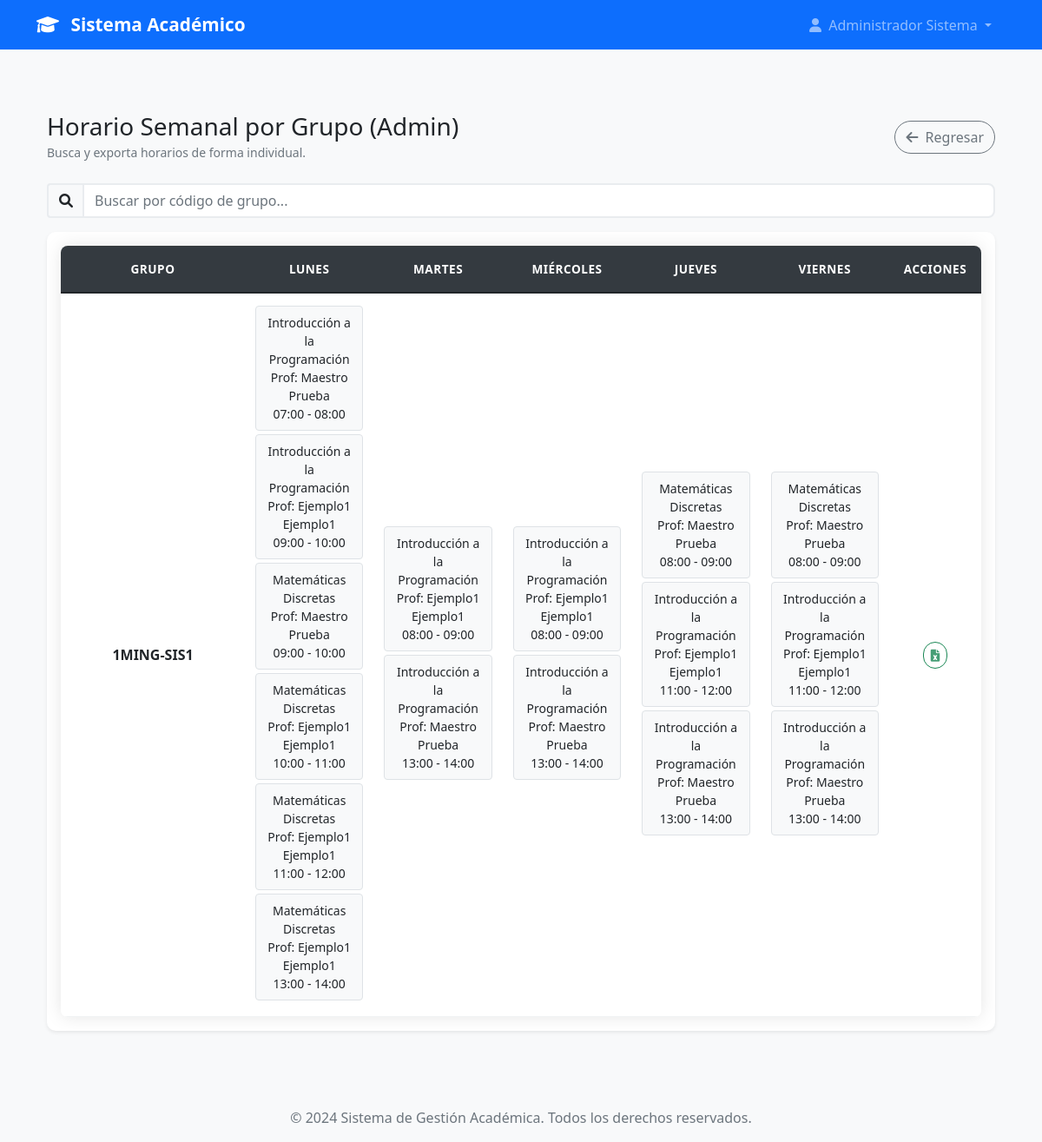
The page /admin/horarios/grupos (signed in) on the database its author committed.
### models.py (models this page shows, shortened)
class User(UserMixin, db.Model):
    id = db.Column(db.Integer, primary_key=True)
    username = db.Column(db.String(80), unique=True, nullable=False)
    email = db.Column(db.String(120), unique=True, nullable=False)
    password_hash = db.Column(db.String(120), nullable=False)
    nombre = db.Column(db.String(100), nullable=False)
    apellido = db.Column(db.String(100), nullable=False)
    telefono = db.Column(db.String(20))
    imagen_perfil = db.Column(db.String(200))  # Ruta de la imagen de perfil
    rol = db.Column(db.String(20), nullable=False)
    tipo_profesor = db.Column(db.String(20))
    carreras = db.relationship('Carrera', secondary=user_carreras, backref=db.backref('usuarios', lazy=True))
    materias = db.relationship('Materia', secondary='profesor_materias', backref=db.backref('profesores', lazy=True))
    carrera_id = db.Column(db.Integer, db.ForeignKey('carrera.id'))
    carrera = db.relationship('Carrera', foreign_keys=[carrera_id], backref=db.backref('jefe_carrera', uselist=False))
    fecha_registro = db.Column(db.DateTime, default=datetime.utcnow)
    activo = db.Column(db.Boolean, default=True)
    def get_nombre_completo(self):
        return f"{self.nombre} {self.apellido}"
    def is_admin(self):
        return self.rol == 'admin'

class Grupo(db.Model):
    id = db.Column(db.Integer, primary_key=True)
    codigo = db.Column(db.String(20), nullable=False, unique=True)  # Ej: "1MSC1" (Grupo 1, Matutino, Sistemas, Cuatrimestre 1)
    numero_grupo = db.Column(db.Integer, nullable=False)  # 1, 2, 3, etc.
    turno = db.Column(db.String(1), nullable=False)  # 'M' = Matutino, 'V' = Vespertino
    cuatrimestre = db.Column(db.Integer, nullable=False)  # 1, 2, 3, etc.
    carrera_id = db.Column(db.Integer, db.ForeignKey('carrera.id'), nullable=False)
    carrera = db.relationship('Carrera', backref=db.backref('grupos', lazy=True))
    materias = db.relationship('Materia', secondary='grupo_materias', backref=db.backref('grupos', lazy=True))
    activo = db.Column(db.Boolean, default=True)
    fecha_creacion = db.Column(db.DateTime, default=datetime.utcnow)
    creado_por = db.Column(db.Integer, db.ForeignKey('user.id'), nullable=False)
    creador = db.relationship('User', backref=db.backref('grupos_creados', lazy=True))

class Materia(db.Model):
    id = db.Column(db.Integer, primary_key=True)
    nombre = db.Column(db.String(200), nullable=False)
    codigo = db.Column(db.String(20), nullable=False, unique=True)  # Ej: "ISI-101", "MAT-201"
    descripcion = db.Column(db.Text)
    cuatrimestre = db.Column(db.Integer, nullable=False)  # 1, 2, 3, etc.
    creditos = db.Column(db.Integer, nullable=False, default=3)
    horas_teoricas = db.Column(db.Integer, nullable=False, default=0)
    horas_practicas = db.Column(db.Integer, nullable=False, default=0)
    carrera_id = db.Column(db.Integer, db.ForeignKey('carrera.id'), nullable=False)
    carrera = db.relationship('Carrera', backref=db.backref('materias', lazy=True))
    activa = db.Column(db.Boolean, default=True)
    fecha_creacion = db.Column(db.DateTime, default=datetime.utcnow)
    creado_por = db.Column(db.Integer, db.ForeignKey('user.id'), nullable=False)
    creador = db.relationship('User', backref=db.backref('materias_creadas', lazy=True))

### app.py (the view)
@app.route('/admin/horarios/grupos')
@login_required
def admin_horario_grupos():
    if not current_user.is_admin(): abort(403)
    horarios_data = procesar_horarios(agrupar_por='grupo')
    return render_template('admin/admin_horario_grupos.html', horarios_data=horarios_data)

### app.py (called while the page is built)
@login_manager.user_loader
def load_user(user_id):
    return User.query.get(int(user_id))

@app.context_processor
def inject_user_counts():
    if current_user.is_authenticated and current_user.is_admin():
        return dict(
            total_users=User.query.count(),
            total_admins=User.query.filter_by(rol='admin').count(),
            total_jefes=User.query.filter_by(rol='jefe_carrera').count(),
            total_profesores=User.query.filter(User.rol.in_(['profesor_completo', 'profesor_asignatura'])).count()
        )
    return dict()

### models.py (called while the page is built)
    def get_hora_inicio_str(self):
        return self.hora_inicio.strftime('%H:%M')

    def get_hora_fin_str(self):
        return self.hora_fin.strftime('%H:%M')

    def get_dia_orden(self):
        orden_dias = {
            'lunes': 0,
            'martes': 1,
            'miercoles': 2,
            'jueves': 3,
            'viernes': 4,
            'sabado': 5,
            'domingo': 6
        }
        return orden_dias.get(self.dia_semana, 99)

    def get_hora_inicio_str(self):
        return self.horario.get_hora_inicio_str() if self.horario else 'N/A'

    def get_hora_fin_str(self):
        return self.horario.get_hora_fin_str() if self.horario else 'N/A'

### templates/admin/admin_horario_grupos.html (shortened to what this page needs)
{% extends "base.html" %}
{% block content %}
<div class="container mt-5">
    <div class="d-flex justify-content-between align-items-center mb-4">
        <div>
            <h3 class="mb-0">Horario Semanal por Grupo (Admin)</h3>
            <small class="text-muted">Busca y exporta horarios de forma individual.</small>
        </div>
        <a href="{{ url_for('dashboard') }}" class="btn btn-outline-secondary">
            <i class="fas fa-arrow-left me-1"></i> Regresar
        </a>
    </div>
    <div class="mb-3">
        <div class="input-group">
            <span class="input-group-text"><i class="fas fa-search"></i></span>
            <input type="text" id="searchInput" class="form-control" placeholder="Buscar por código de grupo...">
        </div>
    </div>
    <div class="card shadow-sm">
        <div class="card-body">
            <div class="table-responsive">
                <table class="table table-bordered table-hover text-center align-middle">
                    <thead class="table-dark">
                        <tr>
                            <th style="width: 20%;">Grupo</th>
                            <th>Lunes</th>
                            <th>Martes</th>
                            <th>Miércoles</th>
                            <th>Jueves</th>
                            <th>Viernes</th>
                            <th style="width: 10%;">Acciones</th>
                        </tr>
                    </thead>
                    <tbody id="horariosTableBody">
                        {% for grupo, dias in horarios_data.items() %}
                        <tr class="schedule-row">
                            <td class="row-name"><strong>{{ grupo }}</strong></td>
                             {% for dia_semana in ['Lunes', 'Martes', 'Miércoles', 'Jueves', 'Viernes'] %}
                            <td>
                                {% for clase in dias[dia_semana] %}
                                    <div class="clase-item p-2 mb-1 border rounded bg-light small">{{ clase | safe }}</div>
                                {% endfor %}
                            </td>
                            {% endfor %}
                            <td>
                                <a href="{{ url_for('exportar_horario_individual_excel', nombre_grupo=grupo) }}"
                                   class="btn btn-sm btn-outline-success"
                                   data-bs-toggle="tooltip"
                                   title="Exportar horario de {{ grupo }} a Excel">
                                    <i class="fas fa-file-excel"></i>
                                </a>
                            </td>
                        </tr>
                        {% else %}
                        <tr>
                            <td colspan="7" class="text-center p-4">No hay horarios registrados.</td>
                        </tr>
                        {% endfor %}
                    </tbody>
                </table>
            </div>
        </div>
    </div>
</div>
{% endblock %}

### templates/base.html (shortened to what this page needs)
<!DOCTYPE html>
<html lang="es">
<head>
    <link href="https://cdn.jsdelivr.net/npm/bootstrap@5.1.3/dist/css/bootstrap.min.css" rel="stylesheet">
    <link rel="stylesheet" href="https://cdnjs.cloudflare.com/ajax/libs/font-awesome/6.0.0/css/all.min.css">
    <link rel="stylesheet" href="{{ url_for('static', filename='css/style.css') }}">
</head>
<body>
    <nav class="navbar navbar-expand-lg navbar-dark bg-primary">
        <div class="container">
            <a class="navbar-brand" href="{{ url_for('index') }}">
                <i class="fas fa-graduation-cap me-2"></i>
                Sistema Académico
            </a>
            <div class="collapse navbar-collapse" id="navbarNav">
                <ul class="navbar-nav ms-auto">
                    {% if current_user.is_authenticated %}
                        <li class="nav-item dropdown">
                            <a class="nav-link dropdown-toggle" href="#" id="navbarDropdown" role="button" data-bs-toggle="dropdown">
                                <i class="fas fa-user me-1"></i>
                                {{ current_user.get_nombre_completo() }}
                            </a>
                        </li>
                    {% endif %}
                </ul>
            </div>
        </div>
    </nav>
    <main class="py-4">
        <div class="container">
            {% block content %}{% endblock %}
        </div>
    </main>
    <footer class="bg-light text-center py-3 mt-5">
        <div class="container">
            <p class="text-muted mb-0">&copy; 2024 Sistema de Gestión Académica. Todos los derechos reservados.</p>
        </div>
    </footer>
</body>
</html>

### static/css/style.css (style rules this page uses)
.table-responsive { border-radius: 8px; overflow: hidden; box-shadow: 0 0 20px rgba(0, 0, 0, 0.1); }
.table { margin-bottom: 0; background-color: white; }
.table thead th { background-color: #343a40; color: white; border: none; font-weight: 600; text-transform: uppercase; font-size: 0.85rem; letter-spacing: 0.5px; padding: 1rem 0.75rem; position: sticky; top: 0; z-index: 10; }
.table tbody tr { transition: all 0.2s ease; border-bottom: 1px solid #f1f3f4; }
.table td { padding: 0.875rem 0.75rem; vertical-align: middle; border: none; }
body { font-family: 'Segoe UI', Tahoma, Geneva, Verdana, sans-serif; background-color: #f8f9fa; }
.navbar-brand { font-weight: bold; font-size: 1.3rem; }
.card { transition: transform 0.2s ease-in-out, box-shadow 0.2s ease-in-out; border: none; border-radius: 10px; }
.btn { border-radius: 25px; font-weight: 500; transition: all 0.3s ease; }
.form-control, .form-select { border-radius: 8px; border: 2px solid #e9ecef; transition: border-color 0.3s ease; }
.input-group-text { background-color: #f8f9fa; border: 2px solid #e9ecef; border-right: none; }
.card-body i { opacity: 0.8; }
footer { margin-top: auto; }
.card { animation: fadeIn 0.5s ease-out; }
.card .btn { transition: all 0.2s ease; }
.navbar .nav-link.dropdown-toggle { position: relative; transition: all 0.3s ease; border-radius: 8px; padding: 0.5rem 1rem !important; }
.navbar .nav-link.dropdown-toggle::before { content: ''; position: absolute; top: 0; left: 0; right: 0; bottom: 0; background: linear-gradient(45deg, transparent 30%, rgba(255, 255, 255, 0.2) 50%, transparent 70%); opacity: 0; transition: opacity 0.3s ease; border-radius: 8px; pointer-events: none; }

### rows shown on the page
User: get_nombre_completo "Administrador Sistema"
Grupo: codigo "1MING-SIS1"
Materia: nombre "Introducción a la Programación Prof: Maestro Prueba 07:00 - 08:00", nombre "Introducción a la Programación Prof: Ejemplo1 Ejemplo1 09:00 - 10:00", nombre "Introducción a la Programación Prof: Ejemplo1 Ejemplo1 08:00 - 09:00", nombre "Introducción a la Programación Prof: Maestro Prueba 13:00 - 14:00", nombre "Introducción a la Programación Prof: Ejemplo1 Ejemplo1 11:00 - 12:00"
Materia: nombre "Matemáticas Discretas Prof: Maestro Prueba 09:00 - 10:00", nombre "Matemáticas Discretas Prof: Ejemplo1 Ejemplo1 10:00 - 11:00", nombre "Matemáticas Discretas Prof: Ejemplo1 Ejemplo1 11:00 - 12:00", nombre "Matemáticas Discretas Prof: Ejemplo1 Ejemplo1 13:00 - 14:00", nombre "Matemáticas Discretas Prof: Maestro Prueba 08:00 - 09:00"
